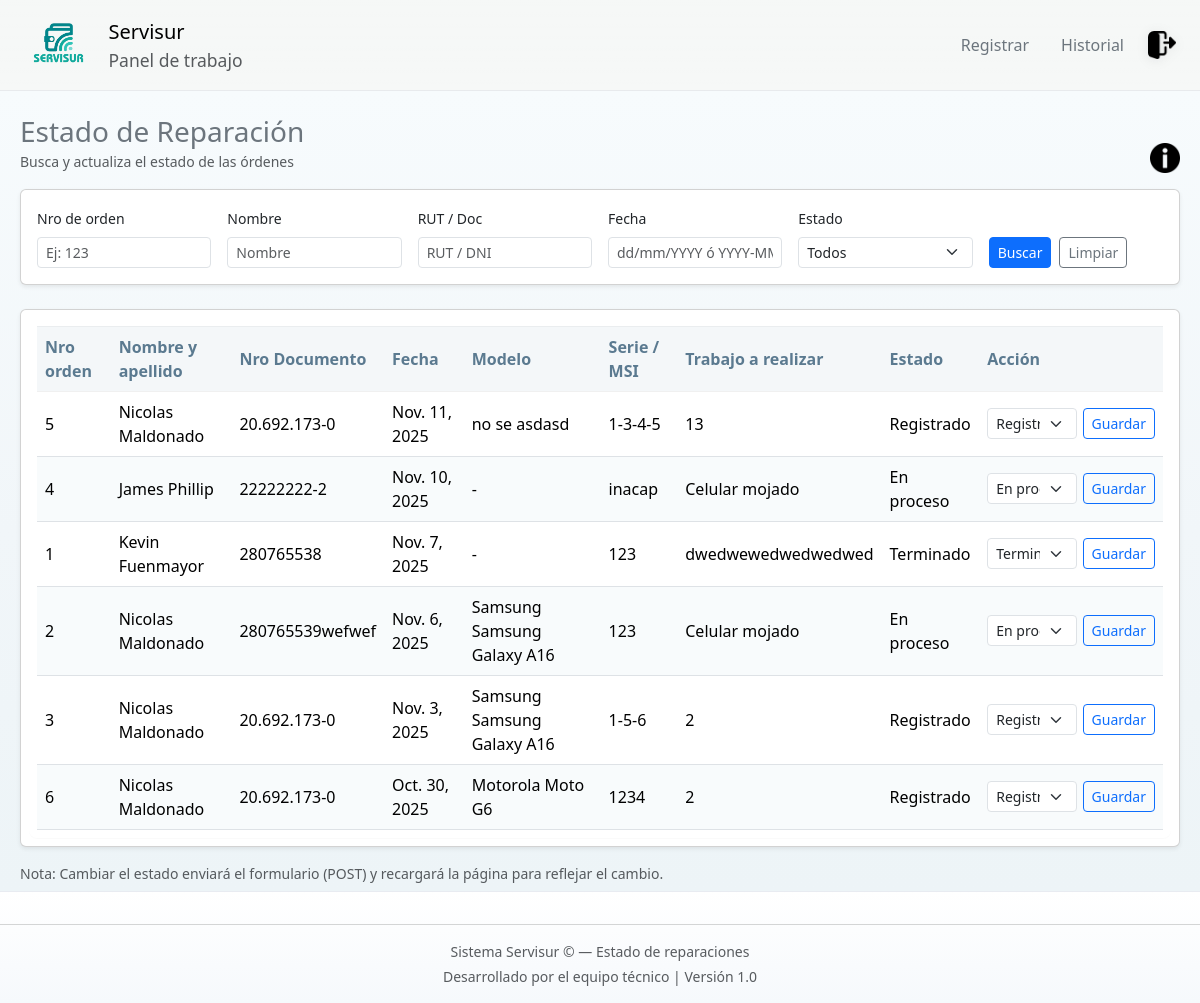
/estado/ (signed in), run on an earlier commit of the app's database.
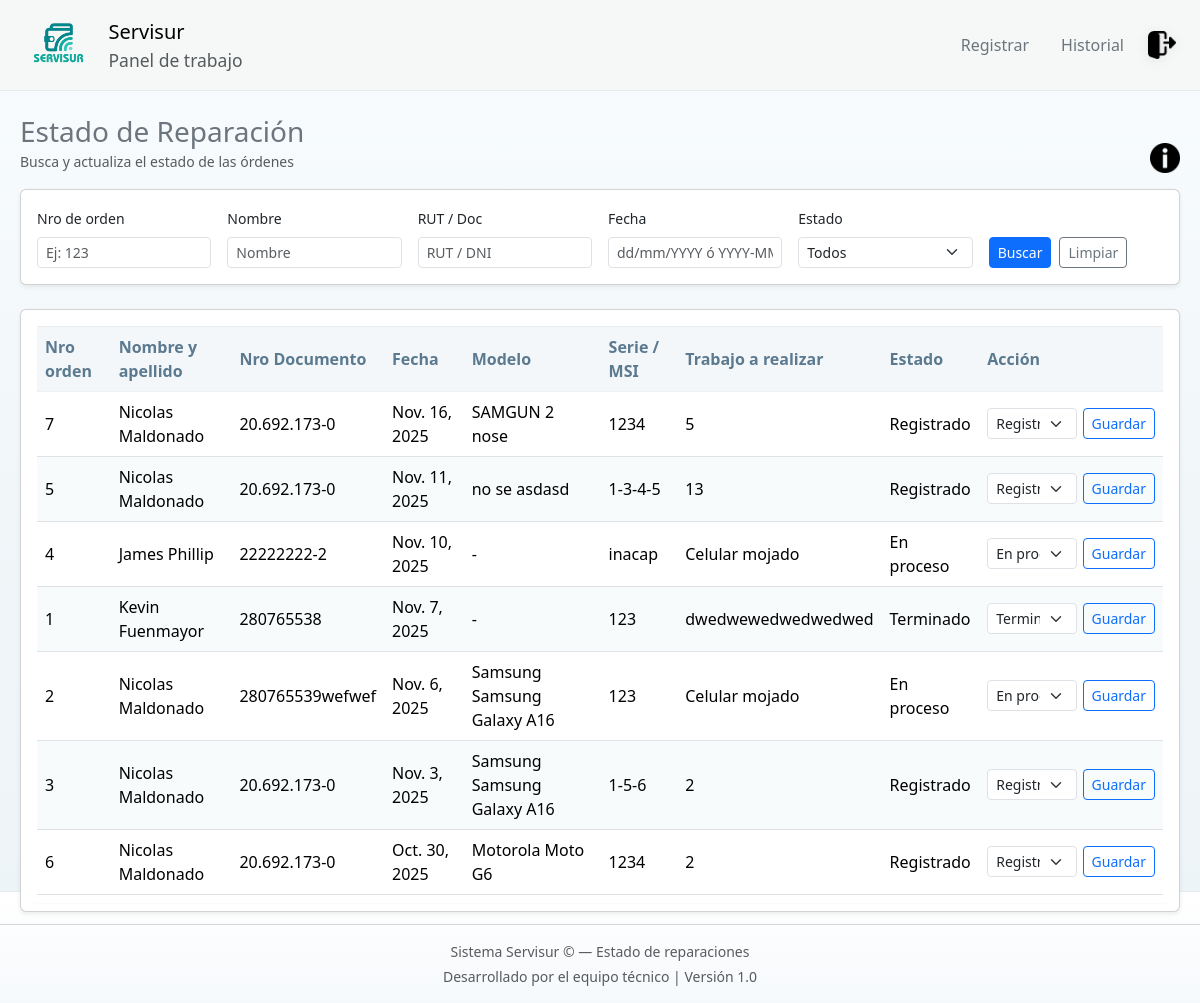
And on a later commit of the database.
### Base_Datos/models.py (models this page shows, shortened)
class Pedido(models.Model):
    ESTADOS = [
        ('REG', 'Registrado'),
        ('PRO', 'En proceso'),
        ('TER', 'Terminado'),
    ]
    N_Orden = models.AutoField(primary_key=True)
    Fecha = models.DateField()
    Coste = models.IntegerField()
    Abono = models.IntegerField()
    Restante = models.IntegerField()
    Dispositivo = models.ForeignKey(Dispositivo, on_delete=models.SET_NULL, null=True, related_name="pedidos")
    Activo = models.BooleanField(default=True)
    Estado = models.CharField(max_length=3, choices=ESTADOS, default='REG')
    Observaciones = models.CharField(max_length=50, null=True)
    Tipo_de_falla = models.ForeignKey(Tipo_Falla,on_delete=models.SET_NULL, null=True, related_name="pedidos")
    class Meta:
        verbose_name_plural = "Pedidos"

class Dispositivo(models.Model):
    PATRON_MATRIZ = [
    [1, 2, 3],
    [4, 5, 6],
    [7, 8, 9],
    ]
    METODOS_CHOICES = [
    ('PIN', 'PIN'),
    ('PASS', 'Contraseña'),
    ('PATRON', 'Patrón (matriz 3x3)'),
    ]
    modelo = models.ForeignKey(Modelo, on_delete=models.SET_NULL, null=True, related_name="dispositivos")
    Activo = models.BooleanField(default=True)
    rut = models.ForeignKey(Cliente, on_delete=models.SET_NULL,null=True,related_name="dispositivos")
    Metodo_Bloqueo = models.CharField(max_length=6, choices=METODOS_CHOICES,default='PASS')
    Codigo_Bloqueo = models.CharField(max_length=50)
    class Meta:
        verbose_name_plural = "Dispositivos"

class Cliente(models.Model):
    ORIGEN_CHOICES = [
        ('NAC', 'Nacional'),
        ('EXT', 'Extranjero'),
    ]
    Origen = models.CharField(max_length=3, choices=ORIGEN_CHOICES, default='NAC')
    Nombre = models.CharField(max_length=20)
    Apellido = models.CharField(max_length=20)
    Numero_telefono = models.CharField(max_length=15, null=True, blank=True)
    Rut = models.CharField(max_length=50, null=True, blank=True)
    DocumentoExtranjero = models.CharField(max_length=50, null=True, blank=True)
    Activo = models.BooleanField(default=True)

class Modelo(models.Model):
    Modelo = models.CharField(max_length=50)
    Marca = models.ForeignKey(Marca, on_delete=models.CASCADE, related_name="modelos")
    class Meta:
        verbose_name_plural = "Modelos"

class Marca(models.Model):
    Marca = models.CharField(max_length=100)

class Tipo_Falla(models.Model):
    Falla = models.CharField(max_length=100, unique=True)

### Base_Datos/views.py (the view, shortened to what this page needs)
# urls.py: path('estado/', views.estado_reparacion_view, name='estado_reparacion'),
@login_required
@require_http_methods(["GET", "POST"])
def estado_reparacion_view(request):
    qs = Pedido.objects.select_related('Dispositivo__rut', 'Dispositivo__modelo__Marca').filter(Activo=True)
    orden = request.GET.get('orden', '').strip()
    fecha = request.GET.get('fecha', '').strip()
    doc = request.GET.get('doc', '').strip()
    nombre = request.GET.get('nombre', '').strip()
    estado = request.GET.get('estado', '').strip()
    if orden:
        if orden.isdigit():
            qs = qs.filter(N_Orden=int(orden))
        else:
            qs = qs.filter(N_Orden__icontains=orden)
    if doc:
        qs = qs.filter(
            models.Q(Dispositivo__rut__Rut__icontains=doc) |
            models.Q(Dispositivo__rut__DocumentoExtranjero__icontains=doc)
        )
    if nombre:
        qs = qs.filter(
            models.Q(Dispositivo__rut__Nombre__icontains=nombre) |
            models.Q(Dispositivo__rut__Apellido__icontains=nombre)
        )
    if estado:
        qs = qs.filter(Estado=estado)
    qs = qs.order_by('-Fecha', '-N_Orden')[:500]
    context = {
        'pedidos': qs,
        'filtros': {'orden': orden, 'fecha': fecha, 'doc': doc, 'nombre': nombre, 'estado': estado},
        'estado_choices': Pedido.ESTADOS,
    }
    return render(request, 'base_datos/Estado_reparacion.html', context)

### Base_Datos/templates/base_datos/Estado_reparacion.html (shortened to what this page needs)
{% extends "base_datos/base.html" %}
{% load static %}
{% block content %}
<link rel="stylesheet" href="{% static 'css/panel.css' %}">
<link href="https://cdn.jsdelivr.net/npm/bootstrap@5.3.3/dist/css/bootstrap.min.css" rel="stylesheet">
<div class="estado-page py-4">
  <div class="d-flex align-items-center justify-content-between mb-3">
    <div>
      <h3 class="mb-0 text-secondary"> Estado de Reparación</h3>
      <small class="text-muted">Busca y actualiza el estado de las órdenes</small>
    </div>
    <div>
       <div class="container mt-3">
<button type="button" class="btn btn-circle" data-bs-toggle="modal" data-bs-target="#myModal">
  <img src="{% static 'img/Er.png' %}" class="info-img">
</button>
</div>
    </div>
  </div>
  <form id="filtroForm" class="card mb-4 p-3 shadow-sm filtro-card" method="get" action="">
    <div class="row g-3">
      <div class="col-md-2">
        <label class="form-label small">Nro de orden</label>
        <input name="orden" id="f_orden" type="text" class="form-control form-control-sm" placeholder="Ej: 123" value="{{ filtros.orden }}">
      </div>
      <div class="col-md-2">
        <label class="form-label small">Nombre</label>
        <input name="nombre" id="f_nombre" type="text" class="form-control form-control-sm" placeholder="Nombre" value="{{ filtros.nombre }}">
      </div>
      <div class="col-md-2">
        <label class="form-label small">RUT / Doc</label>
        <input name="doc" id="f_doc" type="text" class="form-control form-control-sm" placeholder="RUT / DNI" value="{{ filtros.doc }}">
      </div>
      <div class="col-md-2">
        <label class="form-label small">Fecha</label>
        <input name="fecha" id="f_fecha" type="text" class="form-control form-control-sm" placeholder="dd/mm/YYYY ó YYYY-MM-DD" value="{{ filtros.fecha }}">
      </div>
      <div class="col-md-2">
        <label class="form-label small">Estado</label>
        <select name="estado" id="f_estado" class="form-select form-select-sm">
          <option value="">Todos</option>
        </select>
      </div>
      <div class="col-md-2 d-flex align-items-end">
        <button type="submit" class="btn btn-primary btn-sm me-2">Buscar</button>
        <a href="{% url 'estado_reparacion' %}" class="btn btn-outline-secondary btn-sm">Limpiar</a>
      </div>
    </div>
  </form>
  <div class="card shadow-sm p-2 tabla-card">
    <div class="table-responsive">
      <table id="tablaPedidos" class="table table-hover align-middle mb-0">
        <thead class="table-header">
          <tr>
            <th>Nro orden</th>
            <th>Nombre y apellido</th>
            <th>Nro Documento</th>
            <th>Fecha</th>
            <th>Modelo</th>
            <th>Serie / MSI</th>
            <th>Trabajo a realizar</th>
            <th>Estado</th>
            <th style="min-width:170px">Acción</th>
          </tr>
        </thead>
        <tbody>
          {% if pedidos %}
            {% for p in pedidos %}
              <tr data-orden="{{ p.N_Orden }}" data-estado="{{ p.Estado }}">
                <td class="td-orden">{{ p.N_Orden }}</td>
                <td class="td-nombre">
                  {% if p.Dispositivo and p.Dispositivo.rut %}
                    {{ p.Dispositivo.rut.Nombre }} {{ p.Dispositivo.rut.Apellido }}
                  {% else %}-{% endif %}
                </td>
                <td class="td-rut">
                  {% if p.Dispositivo and p.Dispositivo.rut %}
                    {{ p.Dispositivo.rut.Rut }}
                  {% else %}-{% endif %}
                </td>
                <td class="td-fecha">{{ p.Fecha }}</td>
                <td class="td-modelo">
                  {% if p.Dispositivo and p.Dispositivo.modelo %}
                    {{ p.Dispositivo.modelo.Marca.Marca }} {{ p.Dispositivo.modelo.Modelo }}
                  {% else %}-{% endif %}
                </td>
                <td class="td-serie">{{ p.Dispositivo.Codigo_Bloqueo|default:"-" }}</td>
                <td class="td-trabajo">{% if p.Tipo_de_falla %}{{ p.Tipo_de_falla.Falla }}{% else %}-{% endif %}</td>
                <td class="td-estado">
                  {% for code,label in estado_choices %}
                    {% if p.Estado == code %}{{ label }}{% endif %}
                  {% endfor %}
                </td>
                <td>
                  <form method="post" class="d-flex align-items-center" style="gap:6px;">
                    <select name="nuevo_estado" class="form-select form-select-sm">
                      {% for code,label in estado_choices %}
                        <option value="{{ code }}" {% if p.Estado == code %}selected{% endif %}>{{ label }}</option>
                      {% endfor %}
                    </select>
                    <button type="submit" class="btn btn-sm btn-outline-primary">Guardar</button>
                  </form>
                </td>
              </tr>
            {% endfor %}
          {% else %}
            <tr><td colspan="9" class="text-center text-muted">No hay registros que mostrar.</td></tr>
          {% endif %}
        </tbody>
      </table>
    </div>
  </div>
  <div class="mt-3 text-muted small">Nota: Cambiar el estado enviará el formulario (POST) y recargará la página para reflejar el cambio.</div>
</div>
<footer class="mt-auto text-center small text-muted">
  <hr />
  <p class="mb-1">Sistema Servisur &copy; {{ now|date:"Y" }} — Estado de reparaciones</p>
  <p class="mb-0">Desarrollado por el equipo técnico | Versión 1.0</p>
</footer>
{% endblock %}

### Base_Datos/templates/base_datos/base.html (shortened to what this page needs)
<!DOCTYPE html>
<html lang="es">
  <head>
    {% load static %}
    <link
      href="https://cdn.jsdelivr.net/npm/bootstrap@5.3.0/dist/css/bootstrap.min.css"
      rel="stylesheet"
    />
    <link
      href="https://cdn.jsdelivr.net/npm/bootstrap-icons@1.10.5/font/bootstrap-icons.css"
      rel="stylesheet"
    />
    <link rel="stylesheet" href="{% static 'css/panel.css' %}" />
  </head>
  <body>
    <nav class="navbar navbar-expand-lg header-custom px-4">
      <a class="navbar-brand d-flex align-items-center gap-3" href="/">
        <img
          src="{% static 'logo_servisur1.png' %}"
          alt="Servisur"
          height="64"
          class="header-logo"
        />
        <div class="d-none d-sm-block">
          <span class="h5 mb-0">Servisur</span>
          <small class="d-block text-muted">Panel de trabajo</small>
        </div>
      </a>
      <div class="ms-auto d-flex align-items-center gap-3">
        <a
          href="{% url 'registrar_reparacion' %}"
          class="nav-link medium text-secondary"
          >Registrar</a
        >
        <a
          href="{% url 'consultar_historial' %}"
          class="nav-link medium text-secondary"
          >Historial</a
        >
        <a href="{% url 'logout' %}" class="btn-logout" title="Cerrar sesión">
          <img
            src="{% static 'Log_out.png' %}"
            alt="Cerrar sesión"
            height="28"
          />
        </a>
      </div>
    </nav>
    {% block content %}{% endblock %}
  </body>
</html>

### static/css/panel.css (style rules this page uses)
html, body { height: 100%; }
body { display: flex; flex-direction: column; background: linear-gradient(180deg, var(--bg-1), var(--bg-2)); color: #0f1724; font-family: "Segoe UI", sans-serif; margin: 0; padding: 0; -webkit-font-smoothing: antialiased; -moz-osx-font-smoothing: grayscale; }
main, .container { flex: 1; }
footer { text-align: center; padding: 1rem 0; font-size: 0.85rem; color: var(--muted); background: linear-gradient(180deg, #ffffff, #f6f9fc); border-top: 1px solid rgba(11, 28, 70, 0.06); }
.card, .info-card, .action-card, .hover-card, .ticket-info { border-radius: 10px; background: linear-gradient(180deg, var(--card-bg-start), var(--card-bg-end)); transition: transform 0.25s ease, box-shadow 0.25s ease, background-color 0.25s ease; -webkit-backface-visibility: hidden; backface-visibility: hidden; }
.info-img { width: 96px; height: 72px; object-fit: cover; display: block; }
.text-muted { color: var(--muted) !important; }
.small { font-size: 0.85rem; }
.container { max-width: 1100px; }
.header-custom { background: linear-gradient( 180deg, rgba(255, 255, 255, 0.03), rgba(255, 255, 255, 0) ); backdrop-filter: blur(6px); -webkit-backdrop-filter: blur(6px); border-bottom: 1px solid rgba(11, 28, 70, 0.06); padding-top: 0.5rem; padding-bottom: 0.5rem; align-items: center; }
.header-logo { max-height: 64px; object-fit: contain; display: block; }
.header-custom .nav-link { color: rgba(15, 23, 36, 0.65); padding: 0.25rem 0.5rem; }
.btn-logout img { transition: transform 0.18s ease, filter 0.18s ease; filter: drop-shadow(0 2px 6px rgba(2, 12, 27, 0.08)); border-radius: 6px; }
:root { --accent-1: #5b7a90; --accent-2: #f4f7f9; --accent-3: #8aa0b3; --muted-text: #5a6b74; --btn-primary-bg: #4b6a80; --btn-primary-hover: #405a6d; --btn-outline-bg: transparent; --btn-outline-border: #7d98ab; --row-alt: #f8fbfc; }
.table { color: var(--muted-text); background-color: transparent; }
.table thead th { background-color: var(--accent-2); color: var(--accent-1); border-bottom: 1px solid rgba(0,0,0,0.06); font-weight: 600; }
.table tbody tr { background-color: transparent; }
.table tbody tr:nth-child(even) td { background-color: var(--row-alt); }
.table td, .table th { vertical-align: middle; border-top: 1px solid rgba(0,0,0,0.04); }
.table-responsive { border-radius: 8px; overflow: auto; background-color: #ffffff; box-shadow: 0 1px 0 rgba(19,32,38,0.02); padding: 8px; }
.btn-primary { background-color: var(--btn-primary-bg); border-color: transparent; color: #fff; box-shadow: none; transition: background-color .12s ease, transform .06s ease; }
.btn-outline-secondary { background: var(--btn-outline-bg); color: var(--accent-1); border: 1px solid var(--btn-outline-border); }
.btn-sm { padding: .28rem .5rem; font-size: .82rem; }
.card, .card p, .card .form-control { background-color: #fff; color: var(--muted-text); }
.header-custom { background-color: #f6f8f7; color: #ffffff; }
.header-custom .nav-link { color: #e2e8f0; transition: color .2s ease; }
.estado-page { background: linear-gradient(180deg, #f7fbfd 0%, #f1f6f9 55%, #edf4f7 100%); min-height: 100vh; padding: 20px; }
.filtro-card { border-radius: 10px; background-color: #ffffff; }
.tabla-card { border-radius: 10px; background-color: #ffffff; }
.table-header th { background-color: #e9f0f5; color: #4b6a80; font-weight: 600; }
.table tbody tr:nth-child(even) { background-color: #f9fbfc; }
.btn-primary { background-color: #4b6a80; border: none; }
.btn-outline-secondary { border-color: #7d98ab; color: #4b6a80; }
.btn-circle { background: transparent !important; border: none !important; border-radius: 50%; padding: 4px; width: 30px; height: 30px; display: flex; align-items: center; justify-content: center; box-shadow: none; }
.btn-circle .info-img { width: 30px; height: 30px; object-fit: contain; }

What changed in the data, as far as the page shows it:
added Pedido: N_Orden "7", Dispositivo.rut.Nombre "Nicolas", Dispositivo.rut.Apellido "Maldonado", Dispositivo.rut.Rut "20.692.173-0", Fecha "Nov. 16, 2025", Dispositivo.modelo.Marca.Marca "SAMGUN 2", Dispositivo.modelo.Modelo "nose", Dispositivo.Codigo_Bloqueo "1234", Tipo_de_falla.Falla "5", estado_choices "Registrado", nuevo_estado "Registrado"
